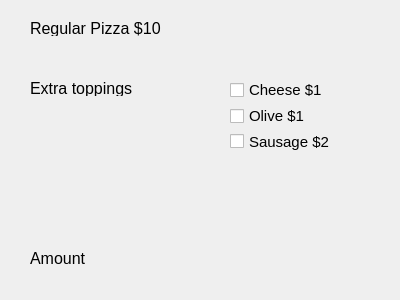
<?xml version="1.0" encoding="UTF-8"?>
<ui version="4.0">
 <class>Dialog</class>
 <widget class="QDialog" name="Dialog">
  <property name="geometry">
   <rect>
    <x>0</x>
    <y>0</y>
    <width>400</width>
    <height>300</height>
   </rect>
  </property>
  <property name="windowTitle">
   <string>Dialog</string>
  </property>
  <widget class="QLabel" name="label">
   <property name="geometry">
    <rect>
     <x>30</x>
     <y>20</y>
     <width>136</width>
     <height>16</height>
    </rect>
   </property>
   <property name="font">
    <font>
     <pointsize>12</pointsize>
     <weight>50</weight>
     <bold>false</bold>
    </font>
   </property>
   <property name="text">
    <string>Regular Pizza $10</string>
   </property>
  </widget>
  <widget class="QLabel" name="label_2">
   <property name="geometry">
    <rect>
     <x>30</x>
     <y>80</y>
     <width>136</width>
     <height>16</height>
    </rect>
   </property>
   <property name="font">
    <font>
     <pointsize>12</pointsize>
     <weight>50</weight>
     <bold>false</bold>
    </font>
   </property>
   <property name="text">
    <string>Extra toppings</string>
   </property>
  </widget>
  <widget class="QLabel" name="labelAmount">
   <property name="geometry">
    <rect>
     <x>30</x>
     <y>250</y>
     <width>136</width>
     <height>16</height>
    </rect>
   </property>
   <property name="font">
    <font>
     <pointsize>12</pointsize>
     <weight>50</weight>
     <bold>false</bold>
    </font>
   </property>
   <property name="text">
    <string>Amount</string>
   </property>
  </widget>
  <widget class="QWidget" name="">
   <property name="geometry">
    <rect>
     <x>230</x>
     <y>80</y>
     <width>100</width>
     <height>71</height>
    </rect>
   </property>
   <layout class="QVBoxLayout" name="verticalLayout">
    <item>
     <widget class="QCheckBox" name="checkBoxCheese">
      <property name="font">
       <font>
        <pointsize>11</pointsize>
       </font>
      </property>
      <property name="text">
       <string>Cheese $1</string>
      </property>
     </widget>
    </item>
    <item>
     <widget class="QCheckBox" name="checkBoxOlive">
      <property name="font">
       <font>
        <pointsize>11</pointsize>
       </font>
      </property>
      <property name="text">
       <string>Olive $1</string>
      </property>
     </widget>
    </item>
    <item>
     <widget class="QCheckBox" name="checkBoxSausage">
      <property name="font">
       <font>
        <pointsize>11</pointsize>
       </font>
      </property>
      <property name="text">
       <string>Sausage $2</string>
      </property>
     </widget>
    </item>
   </layout>
  </widget>
 </widget>
 <resources/>
 <connections/>
</ui>
